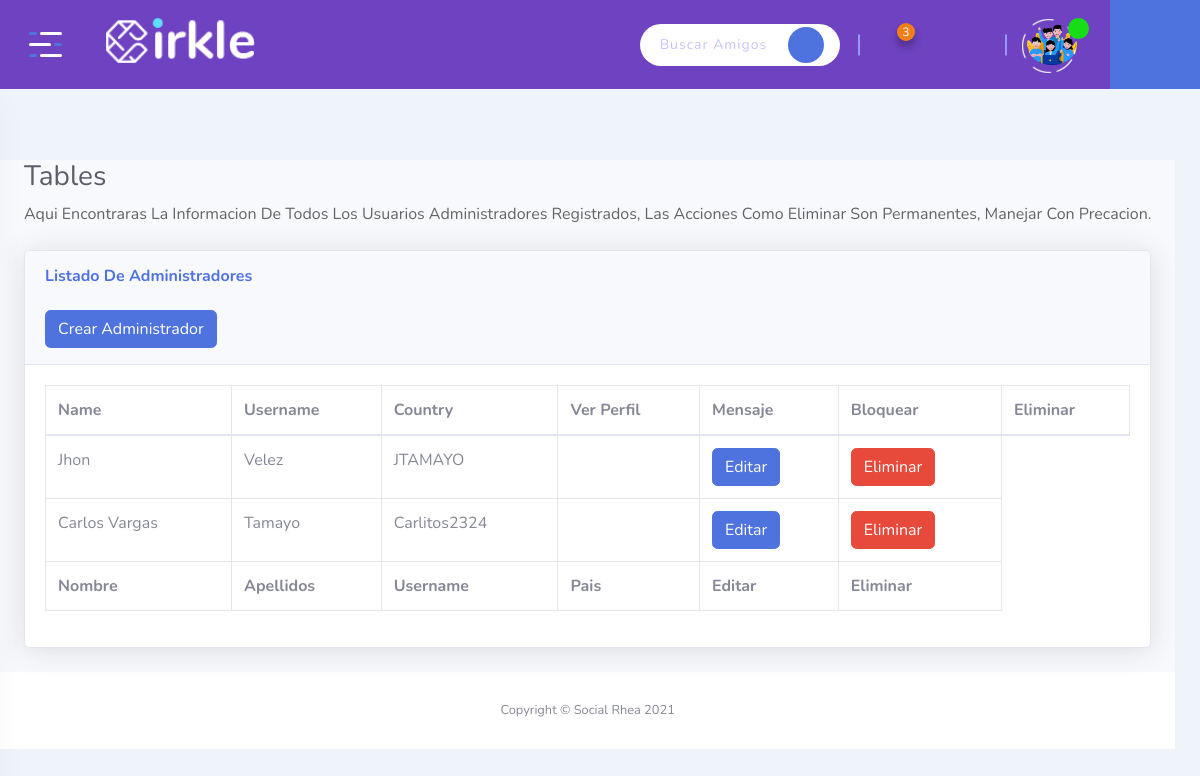
/admin/admins (signed in), run on the app's committed database.
### tables this page shows
CREATE TABLE Usuario (ID_Usuario INTEGER PRIMARY KEY AUTOINCREMENT NOT NULL, Usuario VARCHAR NOT NULL UNIQUE, Contrasena VARCHAR NOT NULL, Rol INT CHECK (Rol = 0 or Rol = 1 or Rol = 2) NOT NULL, Estado INT CHECK (Estado = 0 or Estado = 1) NOT NULL, Nombres VARCHAR NOT NULL, Apellidos VARCHAR NOT NULL, Genero INT CHECK (Genero = 0 or Genero = 1 or Genero = 2) NOT NULL, Email VARCHAR NOT NULL UNIQUE, Ubicacion VARCHAR NOT NULL, Foto VARCHAR, Telefono INT NOT NULL, Fecha_Nacimiento DATE NOT NULL, Estado_Civil INT NOT NULL CHECK (Estado_Civil = 1 or Estado_Civil = 2 or Estado_Civil = 3 or Estado_Civil = 4 or Estado_Civil = 5), Fecha DATE NOT NULL DEFAULT (CURRENT_TIMESTAMP), Privacidad INT NOT NULL CHECK (Privacidad = 1 or Privacidad = 2));

### app.py (the view)
@app.route('/admin/admins', methods=['GET', 'POST'])
def admin_admins():
  if session['usuario']:
    dbUsuario = db.getUser(session['usuario'])
    admins = db.getAllAdmins()
    return render_template('dashboard-admin.html', usuario=dbUsuario, usuarios=admins, rol = dbUsuario["Rol"])

### app.py (called while the page is built)
@app.before_request
def antes_de_cada_peticion():
    ruta = request.path
    if not 'usuario' in session and ruta != "/" and ruta != "/admin-login" and ruta != "/logout" and not ruta.startswith("/static"):
        flash("Inicia sesión para continuar")
        return redirect("/")

### db.py (called while the page is built)
def conectar():
    dbname= 'socialrhea.db'
    conn= sqlite3.connect(dbname)
    return conn

def getUser(user):
    conn= conectar()
    try:
      conn.row_factory = sqlite3.Row
      sql = 'SELECT * FROM Usuario WHERE Usuario = ?'
      cursor = conn.execute(sql, (user,))
      resultados = (cursor.fetchone())
      cursor.close()
      conn.close()
      if not resultados:
        return False
      else:
        return resultados
    except Error as e:
      print(f"error in getUser() : {str(e)}"  )

def getAllAdmins():
    conn= conectar()
    conn.row_factory = sqlite3.Row
    try:
      sql = 'SELECT * FROM Usuario WHERE Rol = ?'
      cursor= conn.execute(sql,(1,))
      resultado = (cursor.fetchall())
      if resultado:
        results = [ dict(row) for row in resultado ]
      return results
    except Error as e:
      print(f"error in getPostsFeed() : {str(e)}"  )

### templates/dashboard-admin.html (shortened to what this page needs)
{% extends 'dashboard-base.html' %}
{% block contenido %}
<div class="page-content">
  <div id="content-wrapper" class="d-flex flex-column">
      <div class="container-fluid">
        <h1 class="h3 mb-2 text-gray-800">Tables</h1>
        <p class="mb-4">Aqui encontraras la informacion de todos los usuarios administradores registrados, las Acciones como Eliminar son permanentes, manejar con precacion.</p>
        <div class="card shadow mb-4">
            <div class="card-header py-3">
                <h6 class="m-0 font-weight-bold text-primary">Listado de Administradores</h6>
                <br>
                <a href="/admin/createadmin" class="btn btn-primary">Crear Administrador</a>
            </div>
            <div class="card-body">
                <div class="table-responsive">
                    <table class="table table-bordered" id="dataTable" width="100%" cellspacing="0">
                        <thead>
                            <tr>
                                <th>Name</th>
                                <th>Username</th>
                                <th>Country</th>
                                <th>Ver Perfil</th>
                                <th>Mensaje</th>
                                <th>Bloquear</th>
                                <th>Eliminar</th>
                            </tr>
                        </thead>
                        <tfoot>
                            <tr>
                                <th>Nombre</th>
                                <th>Apellidos</th>
                                <th>Username</th>
                                <th>Pais</th>
                                <th>Editar</th>
                                <th>Eliminar</th>
                            </tr>
                        </tfoot>
                        <tbody>
                        {% for usr in usuarios %}
                            <tr>
                                <td>{{ usr.Nombres }}</td>
                                <td>{{ usr.Apellidos }}</td>
                                <td>{{ usr.Usuario }}</td>
                                <td>{{ usr.Pais }}</td>
                                <td>
                                  <a href="/editarusuario/{{ usr.Usuario }}" class="btn btn-primary">Editar</a>
                                </td>
                                <td>
                                  <a href="/deleteadmin/{{ usr.Usuario }}" class="btn btn-danger js-delete">Eliminar</a>
                                </td>
                              </tr>
                        {% endfor %}
                        </tbody>
                    </table>
                </div>
            </div>
        </div>
    </div>
      <footer class="sticky-footer bg-white">
          <div class="container my-auto">
              <div class="copyright text-center my-auto">
                  <span>Copyright &copy; Social Rhea 2021</span>
              </div>
          </div>
      </footer>
  </div>
</div>
{% endblock %}

### templates/dashboard-base.html (shortened to what this page needs)
<!DOCTYPE html>
<html class="no-js" lang="">
<head>
    <link rel="stylesheet" href="{{ url_for('static', filename='css/bootstrap.min.css' ) }}">
    <link rel="stylesheet" href="{{ url_for('static', filename='css/app.css' ) }}">
    <link rel="stylesheet" href="{{ url_for('static', filename='assets/icofont/icofont.min.css' ) }}">
    <link rel="stylesheet" href="{{ url_for('static', filename='css/sb-admin-2.min.css' ) }}">
</head>
<body class="bg-link-water">
    <div id="wrapper" class="wrapper">
        <header class="fixed-header">
            <div class="header-menu">
                <div class="navbar">
                    <div class="nav-item d-none d-sm-block">
                        <div class="header-logo">
                            <a href="/"><img src="{{ url_for('static', filename='assets/img/logo.png')}}" width="190" alt="Social Rhea"></a>
                        </div>
                    </div>
                    <div class="nav-item header-control">
                        <div class="inline-item d-none d-md-block">
                          <form action="" method="POST" class="js-search">
                            <div class="input-group">
                              <input type="text" class="form-control" name="busqueda" placeholder="Buscar Amigos.......">
                              <div class="input-group-append">
                                <input type="submit" class="submit-btn" value="" type="button"><i class="icofont-search"></i></input>
                              </div>
                            </div>
                          </form>
                        </div>
                        <div class="inline-item d-flex align-items-center">
                          <div class="dropdown dropdown-notification">
                            <button class="dropdown-toggle" type="button" data-toggle="dropdown" aria-expanded="false">
                                <i class="icofont-notification"></i><span class="notify-count">3</span>
                            </button>
                        </div>
                        <div class="dropdown dropdown-message">
                          <button class="dropdown-toggle" type="button" data-toggle="dropdown" aria-expanded="false">
                              <i class="icofont-speech-comments"></i>
                          </button>
                      </div>
                            <div class="dropdown dropdown-friend">
                                <button class="dropdown-toggle" type="button" data-toggle="dropdown" aria-expanded="false">
                                    <i class="icofont-users-alt-4"></i>
                                </button>
                            </div>
                        </div>
                        <div class="inline-item">
                            <div class="dropdown dropdown-admin">
                                <a href="/profile/{{ usuario.Usuario }}" class="dropdown-toggle"></button>
                                    <span class="media">
                                        <span class="item-img">
                                            <img src="/static/uploads/imgusuarios/{{ usuario.Foto }}" width="50" height="50" alt="{{ usuario.Nombre }}">
                                            <span class="acc-verified"><i class="icofont-check"></i></span>
                                        </span>
                                    </span>
                                  </a>
                            </div>
                        </div>
                    </div>
                </div>
            </div>
        </header>
        <div class="fixed-sidebar">
            <div class="fixed-sidebar-left small-sidebar">
                <div class="sidebar-toggle">
                    <button class="toggle-btn toggler-open">
                        <span></span>
                        <span></span>
                        <span></span>
                    </button>
                </div>
            </div>
        </div>
        <div class="fixed-sidebar right">
            <div class="fixed-sidebar-right small-sidebar">
                <div class="sidebar-toggle" id="chat-head-toggle">
                    <button class="chat-icon">
                        <i class="icofont-speech-comments"></i>
                    </button>
                </div>
            </div>
        </div>
        {% block contenido %}
        {% endblock %}
  </div>
</body>
</html>

### data on the page
Usuario: Foto (picture), Nombres "Jhon", Apellidos "Velez", Usuario "JTAMAYO"
Usuario: Nombres "Carlos Vargas", Apellidos "Tamayo", Usuario "Carlitos2324"
